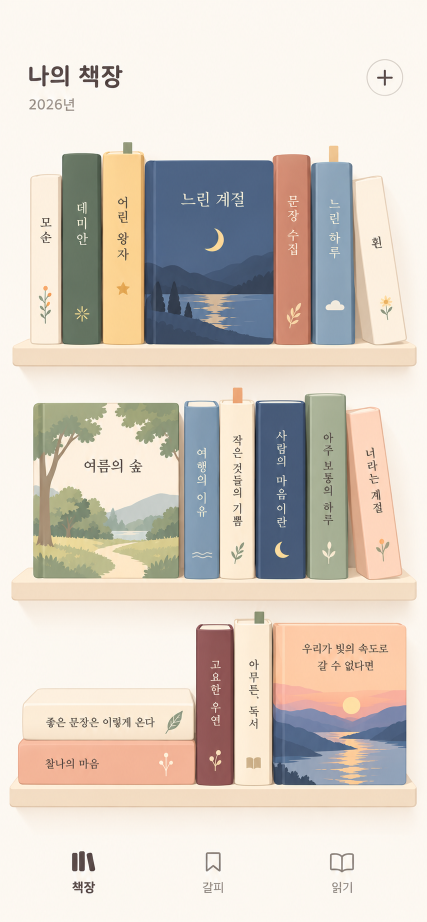
#> input picture app/assets/reference/bookshelf-original.png, 853 x 1844 px (shown at 1/2 size)
$ python trace-reference-print.py
#> lines starting #> are read from the running program, lines starting #| are printed output that depends on the picture
"""Measure original print bounds and alpha calibration for the native renderer.

The PNG is read only. Output is JSON metadata, never an edited raster.
"""
from pathlib import Path
import json
from PIL import Image
import numpy as np

ROOT = Path(__file__).resolve().parents[1]
pixels = np.asarray(Image.open(ROOT/'assets/reference/bookshelf-original.png').convert('RGB')).astype(float)
# Face origin, size, angle; print bounds are coordinates in the original PNG.
SLOTS = {
 'b01': ('모순', (61,350,62,340,0), (78,432,29,58), 'dark', (75,570,31,77), 'blossom'),
 'b02': ('데미안', (125,307,79,383,0), (149,400,33,80), 'light', (147,610,35,41), 'asterisk'),
 'b03': ('어린 왕자', (207,305,83,385,0), (229,390,35,132), 'dark', (229,559,34,36), 'star-solid'),
 'b05': ('문장 수집', (548,309,74,381,0), (570,388,32,157), 'light', (569,601,40,72), 'sprig'),
 'b17': ('느린 하루', (623,325,86,365,0), (647,395,39,128), 'light', (647,594,44,31), 'cloud'),
 'b06': ('흰', (709,359,61,334,-7), (735,463,43,46), 'dark', (750,586,42,78), 'daisy'),
 'b08': ('여행의 이유', (369,803,69,355,0), (387,892,34,148), 'light', (380,1094,48,31), 'wave'),
 'b09': ('작은 것들의 기쁨', (440,801,70,357,0), (458,866,36,192), 'dark', (455,1080,35,62), 'sprig'),
 'b10': ('사람의 마음이란', (510,802,102,356,0), (542,857,41,212), 'light', (545,1071,38,47), 'moon'),
 'b18': ('아주 보통의 하루', (611,790,85,368,0), (638,859,38,195), 'dark', (634,1078,42,66), 'seedling'),
 'b11': ('너라는 계절', (692,826,65,335,-7), (710,887,69,145), 'dark', (740,1072,39,64), 'blossom'),
 'b14': ('고요한 우연', (393,1250,75,321,0), (411,1314,36,157), 'light', (411,1490,39,61), 'seedling'),
 'b15': ('아무튼, 독서', (469,1240,75,331,0), (490,1313,38,157), 'dark', (490,1509,37,41), 'book'),
 'b12': ('찰나의 마음', (37,1482,353,88,90), (84,1511,156,39), 'dark', (312,1496,40,55), 'seedling'),
 'b13': ('좋은 문장은 이렇게 온다', (46,1411,343,69,90), (85,1428,232,36), 'dark', (325,1417,48,57), 'feather'),
}

# Include the entire final syllable, including Hangul's bottom consonant.
# These clear print bands stop before the ornament and avoid jacket edges.
TITLE_BANDS = {
 'b01':(76,410,32,105),'b02':(145,385,42,180),'b03':(227,378,40,170),
 'b05':(568,378,36,197),'b17':(645,385,42,169),'b06':(735,455,43,75),
 'b08':(385,868,40,190),'b09':(455,850,43,225),'b10':(540,841,46,231),
 'b18':(636,840,44,237),'b11':(710,871,69,188),'b14':(408,1297,43,183),
 'b15':(487,1285,44,217),
}

# Calibrate the flat print to the jacket's visible face, which is narrower
# than its full rounded silhouette. Bounds were measured at the 853px target;
# the resulting source-space matrix scales with every native book size.
PRINT_REGISTRATION = {
 'b01':((81,436,102,485),(80,439,100,487)),
 'b02':((154,404,175,489),(154,403,174,488)),
 'b03':((235,393,256,520),(234,395,254,521)),
 'b05':((575,391,597,509),(575,391,594,509)),
 'b17':((659,399,679,516),(659,398,679,515)),
 'b08':((394,895,413,1033),(393,902,411,1036)),
 'b09':((466,870,484,1051),(466,873,483,1053)),
 'b10':((553,861,573,1054),(553,862,571,1055)),
 'b18':((647,865,666,1049),(646,867,663,1051)),
 'b14':((421,1321,441,1450),(420,1325,438,1451)),
 'b15':((498,1319,517,1457),(497,1320,514,1457)),
}

def print_registration(key, face):
    if key not in PRINT_REGISTRATION: return None
    target, actual = PRINT_REGISTRATION[key]
    sx=(target[2]-target[0]+1)/(actual[2]-actual[0]+1)
    sy=(target[3]-target[1]+1)/(actual[3]-actual[1]+1)
    cx=(target[0]+target[2])/2; cy=(target[1]+target[3])/2
    dx=(target[0]+target[2]-actual[0]-actual[2])/2*face[2]/(face[2]-3)
    dy=(target[1]+target[3]-actual[1]-actual[3])/2
    return [round(v,7) for v in [sx,0,cx*(1-sx)+dx,0,sy,cy*(1-sy)+dy,0,0,1]]

# Tilted originals (흰, 너라는 계절) show a sliver of their side face beside the spine, so the
# printed title sits right of the spine centre (너라는 계절: 62% across). The native book shows
# no such sliver and the title looked pushed right (2026-10-10 user), so centre the title ink
# across the spine face: shift along the face's horizontal axis only.
def center_on_face(face, layer):
    x0,y0,fw,_,ang=face
    x,y,w,h=layer['bounds']; k=np.array(layer['alpha'][:3]); offset=layer['alpha'][3]
    alpha=np.clip(pixels[y:y+h,x:x+w]@k/255+offset,0,1)
    alpha[alpha<=.05]=0
    a=np.radians(ang); c,s=np.cos(a),np.sin(a)
    yy,xx=np.mgrid[y:y+h,x:x+w]
    across=c*(xx-x0)+s*(yy-y0)
    shift=fw/2-float((alpha*across).sum()/alpha.sum())
    return [round(v,7) for v in [1,0,shift*c,0,1,shift*s,0,0,1]]

def alpha_mask(bounds, mode):
    x,y,w,h=bounds; a=pixels[y:y+h,x:x+w]
    axis=[1,-1,0] if mode=='orange' else [0,1,0] if mode=='gold' else [1,0,0]
    channel=a@np.array(axis)
    light=mode in ('light','orange')
    bg=float(np.percentile(channel, 50))
    ink=float(np.percentile(channel, 99 if light else 1))
    # The box is mostly jacket, which carries the original's shading (a few levels). Zero the
    # alpha at the far edge of the jacket pixels (outside the inner 30% toward the ink), not at
    # their median, so no faint ink tint covers the whole box.
    if abs(ink-bg)>5:
        t=(channel-bg)/(ink-bg)
        bg=float(np.percentile(channel[t<0.3], 99.5 if light else 0.5))
    gain=255/(ink-bg) if abs(ink-bg)>5 else 0
    return {'bounds':bounds,'alpha':[round(q*gain,7) for q in axis]+[round(-bg/(ink-bg),7) if gain else 0]}

out={}
motifs={}
glyphs={}
for key,(title,face,box,mode,motif_box,motif) in SLOTS.items():
    box=TITLE_BANDS.get(key,box)
    modes=['green','orange'] if motif in ('blossom','daisy') else ['gold'] if motif in ('star-solid','book') else ['green'] if key in ('b09','b13') else ['light']
    paths=[]
    for color in modes:
        paths.append({**alpha_mask(motif_box,color),'color':('#EDBB63' if motif=='daisy' else '#EDA75F') if color=='orange' else None})
    out[title]={'slot':key,'face':face,'pose':'horizontal' if face[4]==90 else 'spine','title':alpha_mask(box,mode),'motif':motif,'decoration':paths}
    registration=print_registration(key,face)
    if face[4] not in (0,90): registration=center_on_face(face,out[title]['title'])
    if registration: out[title]['registration']=registration
    if motif not in motifs:
        motifs[motif]={'face':[*motif_box,0],'decoration':paths}
    if face[4]==0 and ',' not in title:
        x,y,w,h=box; layer=out[title]['title']; k=np.array(layer['alpha'][:3]); offset=layer['alpha'][3]
        alpha=pixels[y:y+h,x:x+w]@k/255+offset
        rows=np.flatnonzero((alpha>.22).sum(axis=1)>1)
        chunks=[]
        for row in rows:
            if not chunks or row-chunks[-1][-1]>2: chunks.append([int(row)])
            else: chunks[-1].append(int(row))
        chars=[c for c in title if not c.isspace()]
        while len(chunks)>len(chars):
            i=min(range(len(chunks)-1),key=lambda i:chunks[i+1][0]-chunks[i][-1])
            chunks[i:i+2]=[chunks[i]+chunks[i+1]]
        if len(chunks)==len(chars):
            for ch,rows in zip(chars,chunks):
                ya=max(0,rows[0]-1); yb=min(h,rows[-1]+2)
                yy,xx=np.nonzero(alpha[ya:yb]>.18)
                if not len(xx):continue
                xa=max(0,int(xx.min())-1);xb=min(w,int(xx.max())+2)
                g={'bounds':[x+xa,y+ya,xb-xa,yb-ya],'alpha':layer['alpha']}
                if ch not in glyphs or g['bounds'][3]>glyphs[ch]['bounds'][3]:glyphs[ch]=g
#> this loop made 15 passes
#> pass 1, in alpha_mask, `a = pixels[y:y + h, x:x + w]`:
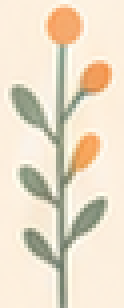
#> a: shape (77, 31, 3) float64 (shown 4 times larger); mean R, G, B 233.9, 221.2, 200
#> pass 1, in alpha_mask, `channel=a@np.array(axis)`:
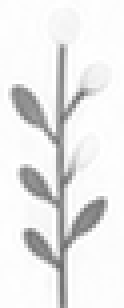
#> channel: shape (77, 31) float64 (shown 4 times larger); min 108, max 255, mean 233.9
#> pass 1, in alpha_mask, `t=(channel-bg)/(ink-bg)`:
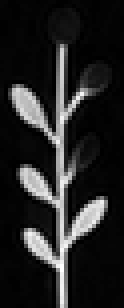
#> t: shape (77, 31) float64 (shown 4 times larger); min -0.0226, max 1.08, mean 0.136; drawn with min black and max white
#> pass 1, in alpha_mask (call 2), `channel=a@np.array(axis)`:
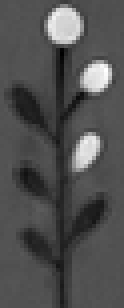
#> channel: shape (77, 31) float64 (shown 4 times larger); min -27, max 98, mean 12.8; drawn with min black and max white
#> after the loop, glyphs = 41 items; motifs = 11 items; out = 15 items
target=ROOT/'src/ui/art/reference-print.generated.json'
target.write_text(json.dumps(out,ensure_ascii=False,separators=(',',':')),encoding='utf-8')
#> (the run stopped early here; a loop or call above may not have finished)

$ run again, with app/assets/reference/books-source.png copied over app/assets/reference/bookshelf-original.png
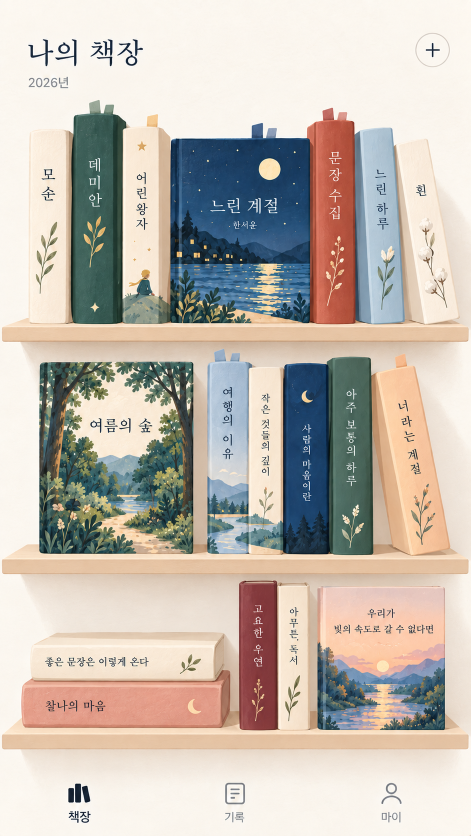
#> input picture app/assets/reference/books-source.png, 941 x 1672 px (shown at 1/2 size)
#> the loop `for key,(title,face,box,mode,motif_box,motif) in SLOTS.items():` made 15 passes
#> pass 1, in alpha_mask, `t=(channel-bg)/(ink-bg)`:
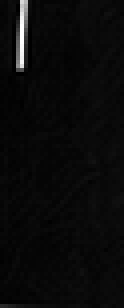
#> t: shape (77, 31) float64 (shown 4 times larger); min -0.0768, max 2.27, mean 0.0219; drawn with min black and max white
#> pass 1, in alpha_mask (call 2), `channel=a@np.array(axis)`:
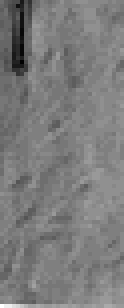
#> channel: shape (77, 31) float64 (shown 4 times larger); min -1, max 29, mean 13.6; drawn with min black and max white
#> after the loop `for key,(title,face,box,mode,motif_box,motif) in SLOTS.items():`: glyphs = 18 items; motifs = 11 items; out = 15 items
